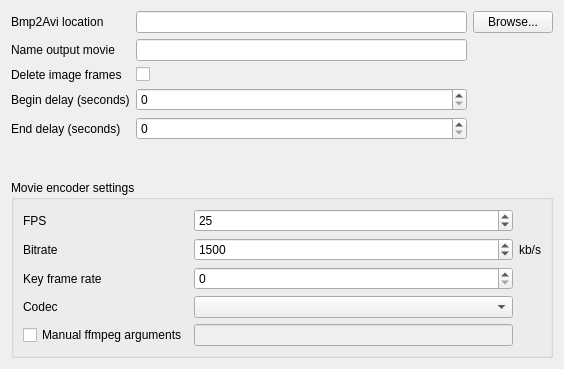
<?xml version="1.0" encoding="UTF-8"?>
<ui version="4.0">
 <class>videoSettings</class>
 <widget class="QWidget" name="videoSettings">
  <property name="geometry">
   <rect>
    <x>0</x>
    <y>0</y>
    <width>564</width>
    <height>369</height>
   </rect>
  </property>
  <property name="windowTitle">
   <string>Form</string>
  </property>
  <layout class="QGridLayout" name="gridLayout">
   <item row="2" column="1">
    <widget class="QCheckBox" name="deleteBMPsCB">
     <property name="toolTip">
      <string>Delete generated image frames after movie generation</string>
     </property>
     <property name="text">
      <string/>
     </property>
    </widget>
   </item>
   <item row="3" column="1">
    <widget class="QSpinBox" name="mBeginDelaySB">
     <property name="toolTip">
      <string>Number of seconds delay before the route animation starts</string>
     </property>
    </widget>
   </item>
   <item row="0" column="1">
    <widget class="QLineEdit" name="codecExecLocLE">
     <property name="toolTip">
      <string>Enter location of bmp2avi executable.</string>
     </property>
    </widget>
   </item>
   <item row="1" column="1">
    <widget class="QLineEdit" name="nameOutputLE">
     <property name="toolTip">
      <string>Enter name of ouptut AVI (without .avi extension!)</string>
     </property>
     <property name="cursorPosition">
      <number>0</number>
     </property>
    </widget>
   </item>
   <item row="0" column="0">
    <widget class="QLabel" name="codecExecLocLabel">
     <property name="text">
      <string>Bmp2Avi location</string>
     </property>
    </widget>
   </item>
   <item row="4" column="1">
    <widget class="QSpinBox" name="mEndDelaySB">
     <property name="toolTip">
      <string>Number of seconds delay after end of the route animation</string>
     </property>
    </widget>
   </item>
   <item row="1" column="0">
    <widget class="QLabel" name="nameOutputLabel">
     <property name="text">
      <string>Name output movie</string>
     </property>
    </widget>
   </item>
   <item row="4" column="0">
    <widget class="QLabel" name="label_2">
     <property name="text">
      <string>End delay (seconds)</string>
     </property>
    </widget>
   </item>
   <item row="3" column="0">
    <widget class="QLabel" name="label">
     <property name="text">
      <string>Begin delay (seconds)</string>
     </property>
    </widget>
   </item>
   <item row="0" column="2">
    <widget class="QPushButton" name="codecExecLocBrowsePB">
     <property name="text">
      <string>Browse...</string>
     </property>
    </widget>
   </item>
   <item row="2" column="0">
    <widget class="QLabel" name="deleteBMPsLabel">
     <property name="text">
      <string>Delete image frames</string>
     </property>
    </widget>
   </item>
   <item row="5" column="1">
    <spacer name="verticalSpacer">
     <property name="orientation">
      <enum>Qt::Vertical</enum>
     </property>
     <property name="sizeHint" stdset="0">
      <size>
       <width>20</width>
       <height>40</height>
      </size>
     </property>
    </spacer>
   </item>
   <item row="6" column="0" colspan="3">
    <widget class="QGroupBox" name="groupBox">
     <property name="title">
      <string>Movie encoder settings</string>
     </property>
     <layout class="QGridLayout" name="gridLayout_2">
      <item row="3" column="0">
       <widget class="QLabel" name="codecLabel">
        <property name="text">
         <string>Codec</string>
        </property>
       </widget>
      </item>
      <item row="3" column="1">
       <widget class="QComboBox" name="codecCB">
        <property name="toolTip">
         <string>Select codec used for output AVI</string>
        </property>
       </widget>
      </item>
      <item row="1" column="2">
       <widget class="QLabel" name="bitRateLabel2">
        <property name="text">
         <string>kb/s</string>
        </property>
       </widget>
      </item>
      <item row="2" column="0">
       <widget class="QLabel" name="keyFrLabel">
        <property name="text">
         <string>Key frame rate</string>
        </property>
       </widget>
      </item>
      <item row="2" column="1">
       <widget class="QSpinBox" name="keyFrSB">
        <property name="toolTip">
         <string>Select key frame rate of output AVI</string>
        </property>
        <property name="maximum">
         <number>50</number>
        </property>
       </widget>
      </item>
      <item row="0" column="1">
       <widget class="QSpinBox" name="fpsSB">
        <property name="toolTip">
         <string>Select frame rate of output AVI</string>
        </property>
        <property name="minimum">
         <number>1</number>
        </property>
        <property name="maximum">
         <number>50</number>
        </property>
        <property name="value">
         <number>25</number>
        </property>
       </widget>
      </item>
      <item row="0" column="0">
       <widget class="QLabel" name="fpsLabel">
        <property name="text">
         <string>FPS</string>
        </property>
       </widget>
      </item>
      <item row="1" column="1">
       <widget class="QSpinBox" name="bitRateSB">
        <property name="minimum">
         <number>200</number>
        </property>
        <property name="maximum">
         <number>8000</number>
        </property>
        <property name="singleStep">
         <number>10</number>
        </property>
        <property name="value">
         <number>1500</number>
        </property>
       </widget>
      </item>
      <item row="1" column="0">
       <widget class="QLabel" name="bitRateLabel">
        <property name="text">
         <string>Bitrate</string>
        </property>
       </widget>
      </item>
      <item row="4" column="0">
       <widget class="QCheckBox" name="mCommandLineCB">
        <property name="enabled">
         <bool>true</bool>
        </property>
        <property name="toolTip">
         <string>Manually enter ffmpeg commandline arguments</string>
        </property>
        <property name="text">
         <string>Manual ffmpeg arguments</string>
        </property>
       </widget>
      </item>
      <item row="4" column="1">
       <widget class="QLineEdit" name="mCommandLineLE">
        <property name="enabled">
         <bool>false</bool>
        </property>
       </widget>
      </item>
     </layout>
    </widget>
   </item>
  </layout>
 </widget>
 <resources/>
 <connections>
  <connection>
   <sender>mCommandLineCB</sender>
   <signal>toggled(bool)</signal>
   <receiver>fpsSB</receiver>
   <slot>setDisabled(bool)</slot>
   <hints>
    <hint type="sourcelabel">
     <x>27</x>
     <y>411</y>
    </hint>
    <hint type="destinationlabel">
     <x>239</x>
     <y>262</y>
    </hint>
   </hints>
  </connection>
  <connection>
   <sender>mCommandLineCB</sender>
   <signal>toggled(bool)</signal>
   <receiver>bitRateSB</receiver>
   <slot>setDisabled(bool)</slot>
   <hints>
    <hint type="sourcelabel">
     <x>102</x>
     <y>414</y>
    </hint>
    <hint type="destinationlabel">
     <x>209</x>
     <y>306</y>
    </hint>
   </hints>
  </connection>
  <connection>
   <sender>mCommandLineCB</sender>
   <signal>toggled(bool)</signal>
   <receiver>codecCB</receiver>
   <slot>setDisabled(bool)</slot>
   <hints>
    <hint type="sourcelabel">
     <x>130</x>
     <y>413</y>
    </hint>
    <hint type="destinationlabel">
     <x>179</x>
     <y>374</y>
    </hint>
   </hints>
  </connection>
  <connection>
   <sender>mCommandLineCB</sender>
   <signal>toggled(bool)</signal>
   <receiver>mCommandLineLE</receiver>
   <slot>setEnabled(bool)</slot>
   <hints>
    <hint type="sourcelabel">
     <x>164</x>
     <y>414</y>
    </hint>
    <hint type="destinationlabel">
     <x>206</x>
     <y>410</y>
    </hint>
   </hints>
  </connection>
  <connection>
   <sender>mCommandLineCB</sender>
   <signal>toggled(bool)</signal>
   <receiver>keyFrSB</receiver>
   <slot>setDisabled(bool)</slot>
   <hints>
    <hint type="sourcelabel">
     <x>71</x>
     <y>412</y>
    </hint>
    <hint type="destinationlabel">
     <x>191</x>
     <y>336</y>
    </hint>
   </hints>
  </connection>
 </connections>
</ui>
